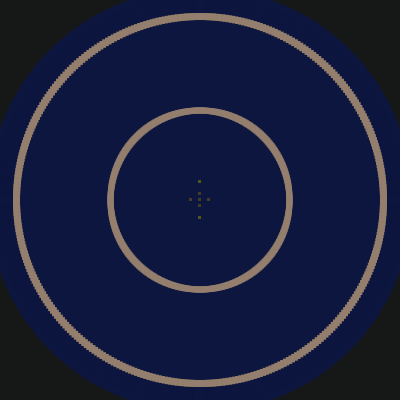
Frame 1 (no input)
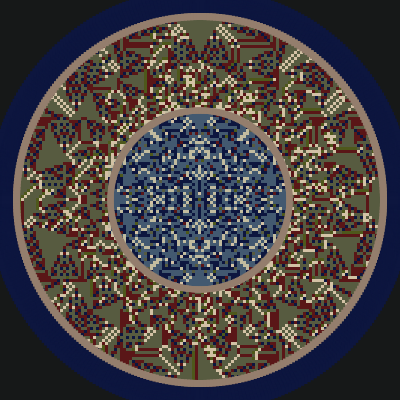
Frame 60 (no input)
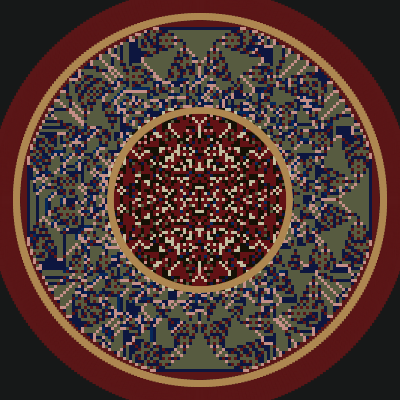
Frame 120 (the mouse pressed at the canvas centre since frame 60)

The p5.js sketch that drew these frames (run headless with seeded random() and noise() and a simulated clock; from frame 60 on, the mouse is pressed at the canvas centre):

// p5.js sketch
// ── sketch.js
let current = [];
let next = [];

let current2 = [];
let next2 = [];

let band = [[174,135,81], [196,200,193], [148,126,109], [113,129,70], [160,185,190], [174,135,81], [196,200,193], [148,126,109]];

let dark = [[90,22,23], [13,22,63], [21,16,5], [90,22,23], [13,22,63]];

let mid = [[98,18,21], [78,88,27], [5,40,90], [220,50,73], [67,89,112], [87,91,64], [113,113,85], [69,60,40]];

let light = [[194,188,159], [211,194,165], [170,186,155], [196,142,135], [173,194,218]];

let cellSize = 3;
let numCols, numRows;

let amountSand = 1300;
let amountSand2 = 8000;

function setup() {
  let dim = min(windowWidth, windowHeight)*0.9;
  createCanvas(400, 400);
  noStroke();
  angleMode(DEGREES);
  
  band = shuffle(band);
  dark = shuffle(dark);
  mid = shuffle(mid);
  light = shuffle(light);

  numCols = ceil(width / cellSize);
  numRows = ceil(height / cellSize);

  for (let i = 0; i < numCols; i++) {
    current[i] = [];
    current2[i] = [];
    for (let j = 0; j < numRows; j++) {
      current[i][j] = 0;
      current2[i][j] = 0;
    }
  }
  
  let vOffset = floor(random(0, 5));
  let hOffset = floor(random(0, 5));
  let vOffset2 = floor(random(0, 7));
  let hOffset2 = floor(random(0, 7));
  
  current[floor(width / 2 / cellSize)][
    floor(height / 2 / cellSize)
  ] = amountSand;
  current[floor(width / 2 / cellSize)][
    floor(height / 2 / cellSize)+vOffset
  ] = amountSand;
  current[floor(width / 2 / cellSize)][
    floor(height / 2 / cellSize)-vOffset
  ] = amountSand;
   current[floor(width / 2 / cellSize)+hOffset][
    floor(height / 2 / cellSize)] = amountSand;
  current[floor(width / 2 / cellSize)-hOffset][
    floor(height / 2 / cellSize)] = amountSand;
  
  current2[floor(width / 2 / cellSize)][
    floor(height / 2 / cellSize)
  ] = amountSand2;
  current2[floor(width / 2 / cellSize)][
    floor(height / 2 / cellSize)+vOffset2
  ] = amountSand2;
  current2[floor(width / 2 / cellSize)][
    floor(height / 2 / cellSize)-vOffset2
  ] = amountSand2;
   current2[floor(width / 2 / cellSize)+hOffset2][
    floor(height / 2 / cellSize)] = amountSand2;
  current2[floor(width / 2 / cellSize)-hOffset2][
    floor(height / 2 / cellSize)] = amountSand2;
  
  next = current;
  next2 = current2;
}

function mousePressed(){
  setup();
}

function pixEllipse(x, y, s, t){
  push();
  rectMode(CENTER);
  for (let j = -t/2; j < t/2; j++){
    for (let i = 0; i < 360; i+=1){
      let xPos = x + sin(i)*((s/2)+j);
      let yPos = y + cos(i)*((s/2)+j);
      rect(xPos, yPos, cellSize*2, cellSize*2);
    }
  }
  pop();
}

function draw() {
  background(22, 24, 24);
  
  fill(dark[0]);
  ellipse(width/2, height/2, width*0.9);

  display();
  
  for (let i = 0; i < 200; i++) {
    avalanche();
  }
  
  push();
  fill(dark[0]);
  pixEllipse(width/2, height/2, width, 20);
  strokeWeight(width*0.025);
  fill(band[0]);
  pixEllipse(width/2, height/2, width*0.45, 1);
  pixEllipse(width/2, height/2, width*0.92, 2);
  pop();
}

function avalanche() {
  for (let x = 0; x < numCols; x++) {
    for (let y = 0; y < numRows; y++) {
      if (current[x][y] > 3) {
        if (x - 1 >= 0) {
          next[x - 1][y] += 1;
        }
        if (x + 1 < numCols) {
          next[x + 1][y] += 1;
        }
        if (y - 1 >= 0) {
          next[x][y - 1] += 1;
        }
        if (y + 1 <= numRows) {
          next[x][y + 1] += 1;
        }
        next[x][y] -= 4;
      }
      
      if (current2[x][y] > 3) {
        if (x - 1 >= 0) {
          next2[x - 1][y] += 1;
        }
        if (x + 1 < numCols) {
          next2[x + 1][y] += 1;
        }
        if (y - 1 >= 0) {
          next2[x][y - 1] += 1;
        }
        if (y + 1 <= numRows) {
          next2[x][y + 1] += 1;
        }
        next2[x][y] -= 4;
      }
      
      
    }
  }
  current = next;
  current2 = next2;
}

function display() {  
  for (let i = 0; i < numCols; i++) {
    for (let j = 0; j < numRows; j++) {
      switch (current2[i][j]) {
        case 0:
          noFill();
          break;
        case 1:
          fill(light[0]);
          break;
        case 2:
          fill(dark[4]);
          break;
        case 3:
          fill(mid[3]);
          break;
        default:
          fill(mid[0]);
      }
      square(i * cellSize, j * cellSize, cellSize);
      
      switch (current[i][j]) {
        case 0:
          noFill();
          break;
        case 1:
          fill(light[2]);
          break;
        case 2:
          fill(dark[3]);
          break;
        case 3:
          fill(mid[2]);
          break;
        default:
          fill(mid[1]);
      }
      square(i * cellSize, j * cellSize, cellSize);
    }
  }
}

// ── style.css
html, body {
  background: rgb(22, 24, 24);
  height: 100%;
  width: 100%;
  margin: 0;
  padding: 0;
}
canvas {
  position: absolute;
  top: 50%;
  left: 50%;
  transform: translate(-50%, -50%); 
  border-radius: 50%;
}
